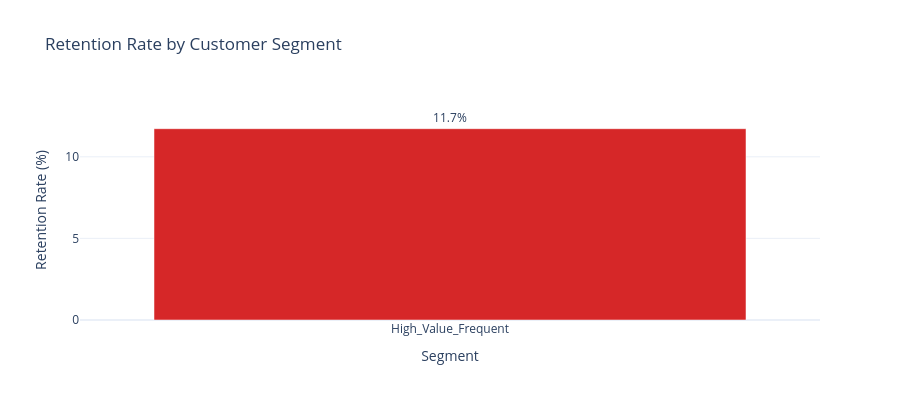

Notebook code cell kept with this figure:
### Markdown cell above
## 6.6 Customer Segmentation Features

Create business-meaningful segments for analysis and modeling.

**📖 Segmentation Strategy:**
- **Value Dimension**: High vs Low (based on avgorder median)
- **Frequency Dimension**: Frequent vs Infrequent (based on ordfreq median)
- **Recency Buckets**: Active, Recent, Lapsing, Dormant

### Code cell
print("=" * 70)
print("CUSTOMER SEGMENTATION")
print("=" * 70)

print("\n🎯 VALUE-FREQUENCY SEGMENTS:")
if value_cols and freq_cols:
    df_features, vf_result = segmenter.segment_by_value_frequency(
        df_features, value_column=value_cols[0], frequency_column=freq_cols[0])
    print(f"  Using {value_cols[0]} × {freq_cols[0]}")
    for seg in vf_result.segments:
        print(f"    {seg.name}: {seg.count:,} ({seg.percentage:.1f}%)")
else:
    print("  No suitable value/frequency columns found")

print("\n📅 RECENCY SEGMENTS:")
if 'days_since_last_activity' in df_features.columns:
    df_features, recency_result = segmenter.segment_by_recency(df_features, days_since_column='days_since_last_activity')
    for seg in recency_result.segments:
        print(f"    {seg.name}: {seg.count:,} ({seg.percentage:.1f}%)")
else:
    print("  No recency column available")

print("\n📧 ENGAGEMENT SEGMENTS:")
if 'email_engagement_score' in df_features.columns:
    max_score = df_features['email_engagement_score'].max()
    if max_score > 0:
        df_features['engagement_normalized'] = df_features['email_engagement_score'] / max_score
        df_features, eng_result = segmenter.segment_by_engagement(df_features, engagement_column='engagement_normalized')
        for seg in eng_result.segments:
            print(f"    {seg.name}: {seg.count:,} ({seg.percentage:.1f}%)")
        df_features = df_features.drop(columns=['engagement_normalized'])
else:
    print("  No engagement score available")

if 'customer_segment' in df_features.columns and target and target in df_features.columns:
    segment_retention = df_features.groupby('customer_segment')[target].mean() * 100

    max_rate = segment_retention.max()
    fig = go.Figure(go.Bar(
        x=segment_retention.index, y=segment_retention.to_numpy(),
        marker_color=['#2ca02c' if r > 70 else '#ffbb00' if r > 50 else '#d62728' for r in segment_retention.to_numpy()],
        text=[f'{r:.1f}%' for r in segment_retention.to_numpy()], textposition='outside'))
    fig.update_layout(
        title='Retention Rate by Customer Segment',
        xaxis_title='Segment',
        yaxis_title='Retention Rate (%)',
        yaxis_range=[0, max_rate * 1.15],
        template='plotly_white',
        height=400,
    )
    display_figure(fig)

segment_cols = [c for c in df_features.columns if 'segment' in c.lower() or 'bucket' in c.lower()]
print(f"\n✓ Created {len(segment_cols)} segmentation features")

### Figure 1 — Plotly figure (JSON) as saved in the notebook; plotly's stock layout.template omitted (floating-point values rounded to 4 significant figures)
{"data": [{"marker": {"color": ["#d62728"]}, "text": ["11.7%"], "textposition": "outside", "type": "bar", "x": ["High_Value_Frequent"], "y": [11.72]}], "layout": {"height": 400, "title": {"text": "Retention Rate by Customer Segment"}, "xaxis": {"title": {"text": "Segment"}}, "yaxis": {"range": [0, 13.48], "title": {"text": "Retention Rate (%)"}}}}
